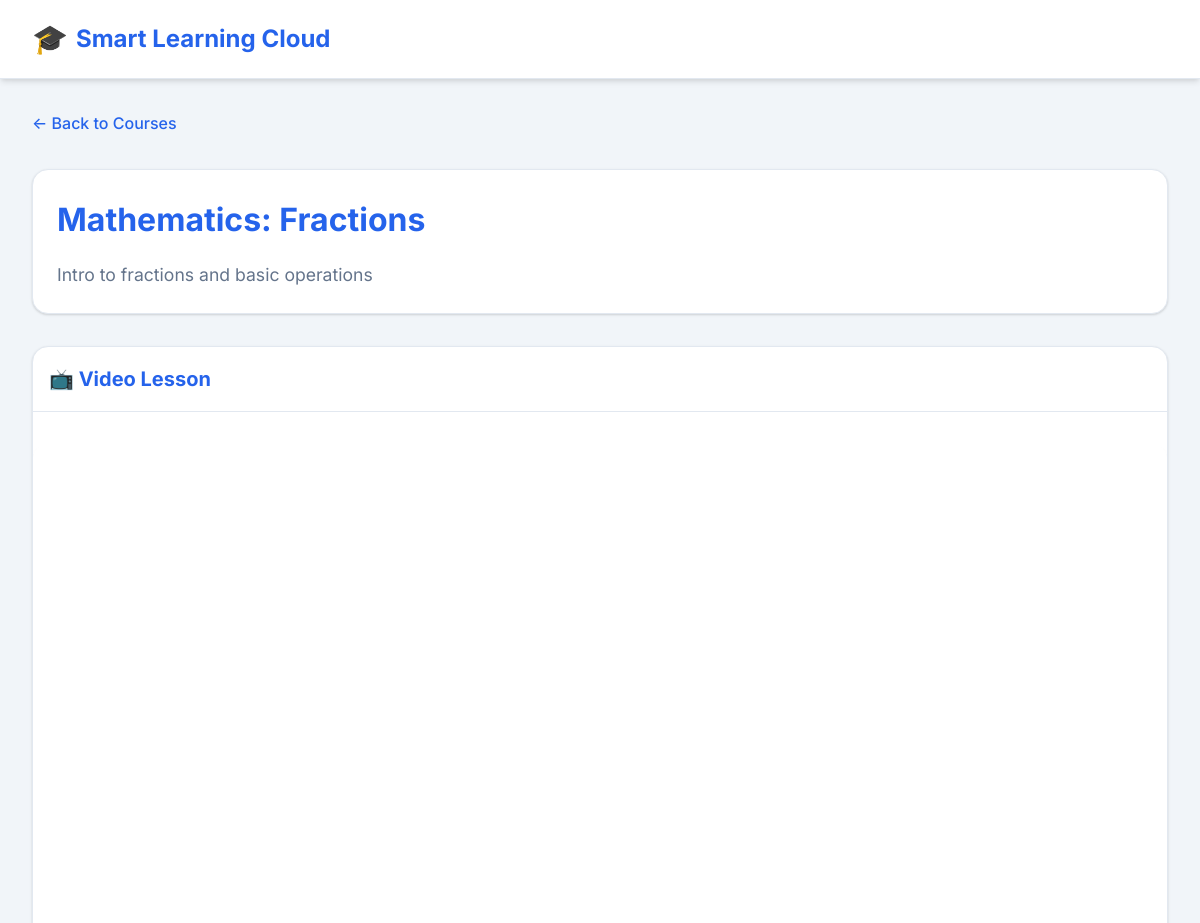
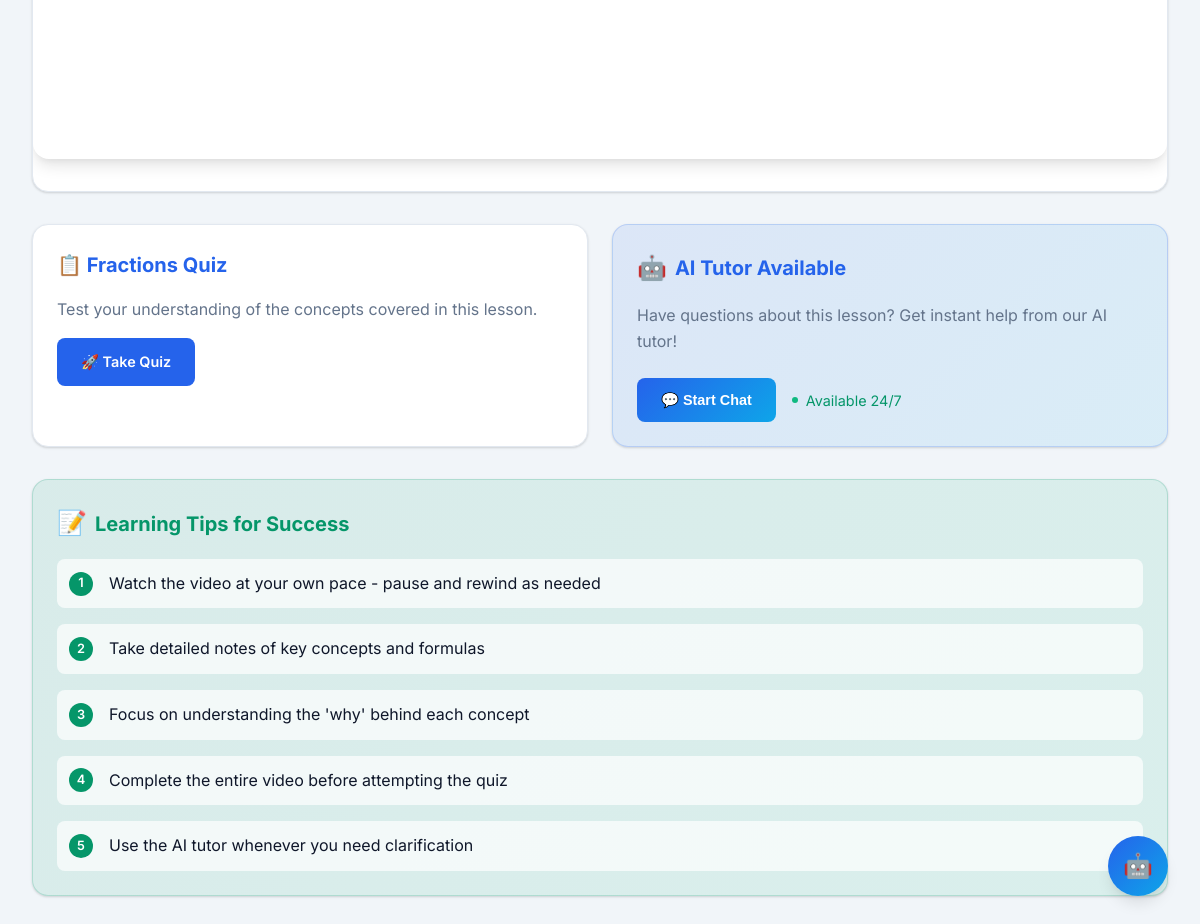
/lesson/1, run on the app's committed database (2 pictures, top to bottom).
### tables this page shows
CREATE TABLE lessons (
        id INTEGER PRIMARY KEY AUTOINCREMENT,
        title TEXT,
        description TEXT,
        video_url TEXT,
        created_at TEXT
    );

CREATE TABLE quizzes (
        id INTEGER PRIMARY KEY AUTOINCREMENT,
        lesson_id INTEGER,
        title TEXT
    );

### app.py (the view)
@app.route('/lesson/<int:lid>')
def lesson_view(lid):
    lesson = query_db("SELECT * FROM lessons WHERE id=?", (lid,), one=True)
    quiz = query_db("SELECT * FROM quizzes WHERE lesson_id=?", (lid,), one=True)
    return render_template('lesson.html', lesson=lesson, quiz=quiz)

### app.py (called while the page is built)
def get_db():
    db = getattr(g, '_database', None)
    if db is None:
        db = g._database = sqlite3.connect(APP_DB)
        db.row_factory = sqlite3.Row
    return db

def query_db(query, args=(), one=False):
    cur = get_db().execute(query, args)
    rv = cur.fetchall()
    cur.close()
    return (rv[0] if rv else None) if one else rv

@app.teardown_appcontext
def close_connection(exception):
    db = getattr(g, '_database', None)
    if db is not None:
        db.close()

### templates/lesson.html (shortened to what this page needs)
{% extends "base.html" %}
{% block content %}
<div style="margin-bottom: 2rem;">
  <a href="{{ url_for('student') }}" style="color: var(--primary); text-decoration: none; font-weight: 500;">
    ← Back to Courses
  </a>
</div>
<div class="card" style="margin-bottom: 2rem;">
  <h1 style="margin: 0 0 1rem 0; color: var(--primary);">{{ lesson['title'] }}</h1>
  <p style="font-size: 1.1rem; color: var(--text-light); margin: 0;">{{ lesson['description'] }}</p>
</div>
{% if lesson['video_url'] %}
<div class="card" style="padding: 0; margin-bottom: 2rem;">
  <div style="padding: 1rem; border-bottom: 1px solid var(--border);">
    <h3 style="margin: 0; display: flex; align-items: center; gap: 0.5rem;">
      📺 Video Lesson
    </h3>
  </div>
  <div class="video-container">
    {% set video_url = lesson['video_url'] %}
    {% if video_url.startswith('/uploads/videos/') %}
      <video controls style="width: 100%; height: 100%; position: absolute; top: 0; left: 0;">
        <source src="{{ video_url }}" type="video/mp4">
        <source src="{{ video_url }}" type="video/webm">
        <source src="{{ video_url }}" type="video/ogg">
        Your browser does not support the video tag.
      </video>
    {% elif 'youtube.com' in video_url or 'youtu.be' in video_url %}
      {% set embed_url = video_url | replace('watch?v=', 'embed/') | replace('youtu.be/', 'youtube.com/embed/') %}
      <iframe src="{{ embed_url }}?rel=0&modestbranding=1" allowfullscreen></iframe>
    {% elif 'vimeo.com' in video_url %}
      {% set video_id = video_url.split('/')[-1] %}
      <iframe src="https://player.vimeo.com/video/{{ video_id }}" allowfullscreen></iframe>
    {% else %}
      <iframe src="{{ video_url }}" allowfullscreen></iframe>
    {% endif %}
  </div>
</div>
{% else %}
<div class="alert alert-info">
  <strong>📹 Video Coming Soon!</strong> The teacher is preparing the video content for this lesson.
</div>
{% endif %}
<div class="cards">
  {% if quiz %}
  <div class="card">
    <h3 style="margin-top: 0; display: flex; align-items: center; gap: 0.5rem;">
      📋 {{ quiz['title'] }}
    </h3>
    <p>Test your understanding of the concepts covered in this lesson.</p>
    <div style="display: flex; gap: 0.5rem; margin-top: 1rem;">
      <a class="btn" href="{{ url_for('quiz', quiz_id=quiz['id']) }}">
        🚀 Take Quiz
      </a>
    </div>
  </div>
  {% else %}
  <div class="card">
    <h3 style="margin-top: 0;">📋 Quiz</h3>
    <p>Quiz for this lesson is being prepared by the teacher.</p>
    <span class="badge badge-warning">Coming Soon</span>
  </div>
  {% endif %}
  <div class="card" style="background: linear-gradient(135deg, rgba(37, 99, 235, 0.1) 0%, rgba(14, 165, 233, 0.1) 100%); border: 1px solid rgba(37, 99, 235, 0.2);">
    <h3 style="margin-top: 0; color: var(--primary); display: flex; align-items: center; gap: 0.5rem;">
      <span style="font-size: 1.5rem;">🤖</span> AI Tutor Available
    </h3>
    <p style="color: var(--text-light); margin-bottom: 1.5rem;">Have questions about this lesson? Get instant help from our AI tutor!</p>
    <div style="display: flex; gap: 1rem; flex-wrap: wrap;">
      <button onclick="toggleChat()" class="btn" style="background: var(--gradient); border: none;">
        💬 Start Chat
      </button>
      <div style="display: flex; align-items: center; gap: 0.5rem; color: var(--success); font-size: 0.9rem;">
        <div class="status-dot"></div>
        Available 24/7
      </div>
    </div>
  </div>
</div>
<div class="card" style="margin-top: 2rem; background: linear-gradient(135deg, rgba(5, 150, 105, 0.1) 0%, rgba(16, 185, 129, 0.1) 100%); border: 1px solid rgba(5, 150, 105, 0.2);">
  <h3 style="margin-top: 0; color: var(--success); display: flex; align-items: center; gap: 0.5rem;">
    <span style="font-size: 1.5rem;">📝</span> Learning Tips for Success
  </h3>
  <div style="display: grid; gap: 1rem;">
    <div style="display: flex; align-items: center; gap: 1rem; padding: 0.75rem; background: rgba(255, 255, 255, 0.7); border-radius: 0.5rem;">
      <span style="background: var(--success); color: white; width: 24px; height: 24px; border-radius: 50%; display: flex; align-items: center; justify-content: center; font-size: 0.8rem; font-weight: 600;">1</span>
      <span>Watch the video at your own pace - pause and rewind as needed</span>
    </div>
    <div style="display: flex; align-items: center; gap: 1rem; padding: 0.75rem; background: rgba(255, 255, 255, 0.7); border-radius: 0.5rem;">
      <span style="background: var(--success); color: white; width: 24px; height: 24px; border-radius: 50%; display: flex; align-items: center; justify-content: center; font-size: 0.8rem; font-weight: 600;">2</span>
      <span>Take detailed notes of key concepts and formulas</span>
    </div>
    <div style="display: flex; align-items: center; gap: 1rem; padding: 0.75rem; background: rgba(255, 255, 255, 0.7); border-radius: 0.5rem;">
      <span style="background: var(--success); color: white; width: 24px; height: 24px; border-radius: 50%; display: flex; align-items: center; justify-content: center; font-size: 0.8rem; font-weight: 600;">3</span>
      <span>Focus on understanding the 'why' behind each concept</span>
    </div>
    <div style="display: flex; align-items: center; gap: 1rem; padding: 0.75rem; background: rgba(255, 255, 255, 0.7); border-radius: 0.5rem;">
      <span style="background: var(--success); color: white; width: 24px; height: 24px; border-radius: 50%; display: flex; align-items: center; justify-content: center; font-size: 0.8rem; font-weight: 600;">4</span>
      <span>Complete the entire video before attempting the quiz</span>
    </div>
    <div style="display: flex; align-items: center; gap: 1rem; padding: 0.75rem; background: rgba(255, 255, 255, 0.7); border-radius: 0.5rem;">
      <span style="background: var(--success); color: white; width: 24px; height: 24px; border-radius: 50%; display: flex; align-items: center; justify-content: center; font-size: 0.8rem; font-weight: 600;">5</span>
      <span>Use the AI tutor whenever you need clarification</span>
    </div>
  </div>
</div>
<button id="chat-toggle" class="chat-toggle" onclick="toggleChat()">
  🤖
</button>
{% endblock %}

### static/css/style.css (style rules this page uses)
:root { --primary: #2563eb; --primary-dark: #1d4ed8; --primary-light: #3b82f6; --secondary: #0ea5e9; --success: #059669; --warning: #d97706; --danger: #dc2626; --bg: #f1f5f9; --card: #ffffff; --text: #0f172a; --text-light: #64748b; --text-muted: #94a3b8; --border: #e2e8f0; --border-light: #f1f5f9; --shadow: 0 1px 3px 0 rgba(0, 0, 0, 0.1), 0 1px 2px 0 rgba(0, 0, 0, 0.06); --shadow-md: 0 4px 6px -1px rgba(0, 0, 0, 0.1), 0 2px 4px -1px rgba(0, 0, 0, 0.06); --shadow-lg: 0 10px 15px -3px rgba(0, 0, 0, 0.1), 0 4px 6px -2px rgba(0, 0, 0, 0.05); --shadow-xl: 0 20px 25px -5px rgba(0, 0, 0, 0.1), 0 10px 10px -5px rgba(0, 0, 0, 0.04); --gradient: linear-gradient(135deg, var(--primary) 0%, var(--secondary) 100%); }
* { box-sizing: border-box; }
body { background: var(--bg); color: var(--text); font-family: 'Inter', -apple-system, BlinkMacSystemFont, 'Segoe UI', Roboto, sans-serif; margin: 0; line-height: 1.6; font-size: 16px; -webkit-font-smoothing: antialiased; -moz-osx-font-smoothing: grayscale; }
.cards { display: grid; grid-template-columns: repeat(auto-fit, minmax(300px, 1fr)); gap: 1.5rem; margin: 2rem 0; }
.card { background: var(--card); padding: 1.5rem; border-radius: 1rem; box-shadow: var(--shadow); border: 1px solid var(--border); transition: all 0.3s cubic-bezier(0.4, 0, 0.2, 1); position: relative; overflow: hidden; }
.card::before { content: ''; position: absolute; top: 0; left: 0; right: 0; height: 3px; background: var(--gradient); transform: scaleX(0); transition: transform 0.3s ease; }
.card h3 { margin: 0 0 1rem 0; color: var(--primary); font-size: 1.25rem; }
.card p { color: var(--text-light); margin: 0 0 1rem 0; }
.btn { display: inline-flex; align-items: center; justify-content: center; gap: 0.5rem; padding: 0.75rem 1.5rem; background: var(--primary); color: white; border: none; border-radius: 0.5rem; text-decoration: none; font-weight: 600; cursor: pointer; transition: all 0.2s; font-size: 0.9rem; text-align: center; min-height: 44px; }
.video-container { position: relative; width: 100%; height: 0; padding-bottom: 56.25%; margin: 2rem 0; border-radius: 1rem; overflow: hidden; box-shadow: var(--shadow-lg); }
.video-container iframe { position: absolute; top: 0; left: 0; width: 100%; height: 100%; border: 0; }
.chat-toggle { position: fixed; right: 2rem; bottom: 2rem; width: 60px; height: 60px; background: var(--gradient); border: none; border-radius: 50%; box-shadow: var(--shadow-lg); cursor: pointer; z-index: 1001; display: flex; align-items: center; justify-content: center; font-size: 1.5rem; color: white; transition: all 0.3s cubic-bezier(0.4, 0, 0.2, 1); }
.status-dot { width: 6px; height: 6px; background: #10b981; border-radius: 50%; animation: pulse 2s infinite; }

### data on the page
lessons: title "Mathematics: Fractions", description "Intro to fractions and basic operations"
quizzes: title "Fractions Quiz"
